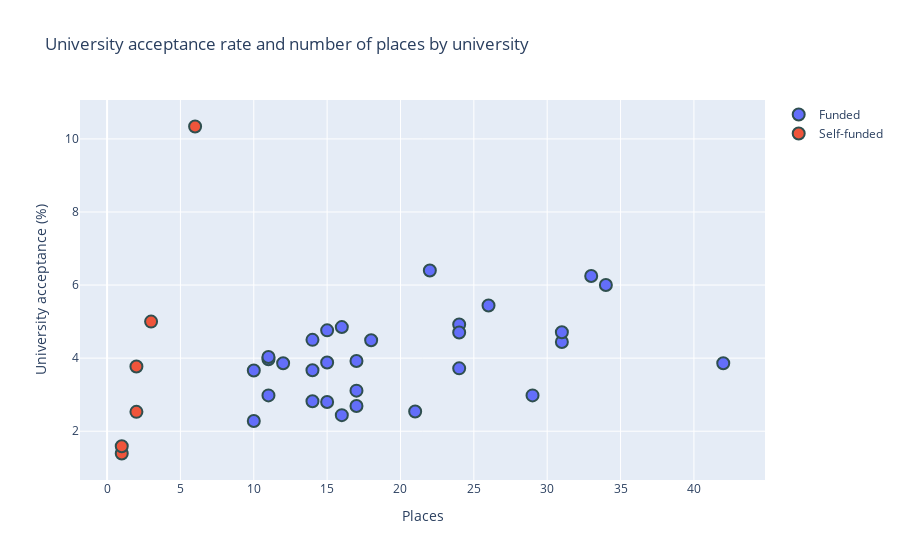

Notebook source saved alongside this figure:
### Markdown cell above
### Bubble plot: University acceptance rate and number of places by university
In this graph, we can compare university programmes by their acceptance rate and their number of places. The idea for this graph is to implement a dropdown function on the dashboard. This function will allow us to choose specific years interactively.

### Code cell
df =  applications[applications["Year"] == "2017"]

data = []
for typ in df["Type"].unique():
    trace = df[df["Type"] == typ]
    scatter = go.Scatter(x = trace["Places"],
                       y = trace["Ratio University (%)"],
                       name = typ,
                       text = trace["Course Centre"],
                       mode = "markers",
                       marker=dict(size=12,
                              line=dict(width=2,
                                        color='DarkSlateGrey')
                       ))
    data.append(scatter)

layout = go.Layout(title="University acceptance rate and number of places by university",
                   yaxis= dict(title="University acceptance (%)"),
                   xaxis=dict(title="Places"))
fig = go.Figure(data=data, layout=layout)
pyo.iplot(fig)

### Figure 1 — Plotly figure (JSON) as saved in the notebook; plotly's stock layout.template omitted (floating-point values rounded to 4 significant figures)
{"data": [{"marker": {"line": {"color": "DarkSlateGrey", "width": 2}, "size": 12}, "mode": "markers", "name": "Funded", "text": ["Bangor - North Wales", "Bath", "Birmingham", "Coventry and Warwick", "East Anglia", "East London", "Edinburgh", "Essex", "Exeter", "Glasgow", "Hertfordshire", "Institute of Psychiatry, Psychology and Neuroscience - KCL", "Lancaster", "Leeds", "Leicester", "Liverpool", "Manchester", "Newcastle", "North Thames - UCL", "Oxford", "Plymouth", "Royal Holloway", "Salomons - CCCU", "Sheffield", "Southampton", "South Wales", "Staffordshire", "Surrey", "Teesside", "Trent - Lincoln and Nottingham"], "type": "scatter", "x": [10, 14, 17, 10, 22, 31, 34, 11, 11, 26, 15, 21, 24, 16, 12, 24, 24, 14, 42, 17, 11, 29, 33, 18, 15, 17, 15, 31, 14, 16], "y": [3.66, 2.82, 3.11, 2.28, 6.4, 4.44, 6, 3.97, 2.98, 5.44, 2.8, 2.54, 4.92, 2.44, 3.86, 4.7, 3.72, 3.67, 3.86, 2.69, 4.03, 2.98, 6.25, 4.49, 3.88, 3.92, 4.76, 4.71, 4.5, 4.85]}, {"marker": {"line": {"color": "DarkSlateGrey", "width": 2}, "size": 12}, "mode": "markers", "name": "Self-funded", "text": ["East Anglia - self-funded", "Hertfordshire - self-funded", "Leicester - self-funded", "Manchester - self-funded", "Newcastle - self-funded", "Plymouth - self-funded"], "type": "scatter", "x": [6, 2, 3, 1, 1, 2], "y": [10.34, 2.53, 5, 1.39, 1.59, 3.77]}], "layout": {"title": {"text": "University acceptance rate and number of places by university"}, "xaxis": {"title": {"text": "Places"}}, "yaxis": {"title": {"text": "University acceptance (%)"}}}}
